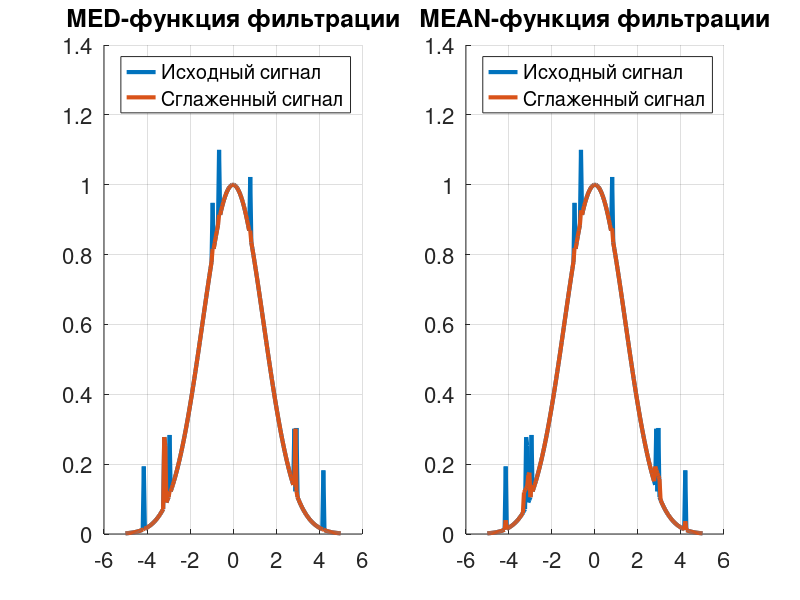

MATLAB code for this plot:
function lab08()
  epsv = 0.05;

  step = 0.05;
  half_range = 5;
  x = -half_range:step:half_range;
  N = length(x);

  sigma = 2;
  amplitude = 1;
  u0 = gauss(x, sigma, amplitude);

  xi_imp = impulse_noise(length(x), 10, amplitude);
  u_base = u0 + xi_imp;

  u_med_sm = smooth_imp(@med, u_base, epsv);
  u_mean_sm = smooth_imp(@mean, u_base, epsv);

  graph(1, 2, 1, x, [u_base; u_med_sm],
        ["Исходный сигнал",
         "Сглаженный сигнал"],
        "MED-функция фильтрации");

  graph(1, 2, 2, x, [u_base; u_mean_sm],
        ["Исходный сигнал",
         "Сглаженный сигнал"],
        "MEAN-функция фильтрации");
end

function u = smooth_imp(smth, v, epsv)
  u = v;

  for i = 1:1:length(u)
    smth_val = smth(v, i);
    if (abs(u(i) - smth_val) > epsv)
      u(i) = smth_val;
    endif
  endfor
end

function y = med(u, i)
  if (i == 1)
    m = [u(i), u(i+1)]
  elseif (i == length(u))
    m = [u(i), u(i - 1)]
  else
    m = [u(i - 1), u(i), u(i + 1)]
  endif
  m = sort(m)
  y = m(ceil((length(m) + 1) / 2))
end

function y = mean(u, i)
  step = 3
  i_from = i - step;
  i_to = i + step;

  s = 0
  num = 0
  for k = i_from:1:i_to
    if (k > 0 && k <= length(u))
      s += u(k);
      num += 1;
    endif
  endfor

  y = s / num;
end

function noise = impulse_noise(points_num, impulses_num, sig_amplitude)
  begin = randi([fix(points_num / 6), fix(points_num / 5)], 1, 1);
  steps = randi([40, 100], impulses_num - 1, 1);
  positions = zeros(1, impulses_num);
  positions(1) = mod(begin, points_num) + 1;
  for i = 2:length(positions)
    positions(i) = mod(positions(i - 1) + steps(i - 1), points_num) + 1;
  endfor

  noise = zeros(1, points_num);
  amplitudes = sig_amplitude * randi([15, 20], impulses_num, 1) / 100;

  for i = 1:impulses_num;
    noise(positions(i)) = amplitudes(i);
  endfor
end

function u = gauss(x, sigma, A)
  u = A * exp(- (x / sigma).^2);
end

function graph(rows, columns, num, x, us, lbls, title_string)
  set(0, "defaultlinelinewidth", 3, "defaultaxesfontsize", 16);
  subplot(rows, columns, num);
  title(title_string);
  hold on;
  grid on;
  for signal = us'
    disp("sig")
    disp(length(signal))
    disp("x")
    disp(length(x))
    plot(x, signal);
  endfor
  legend(lbls);
end
